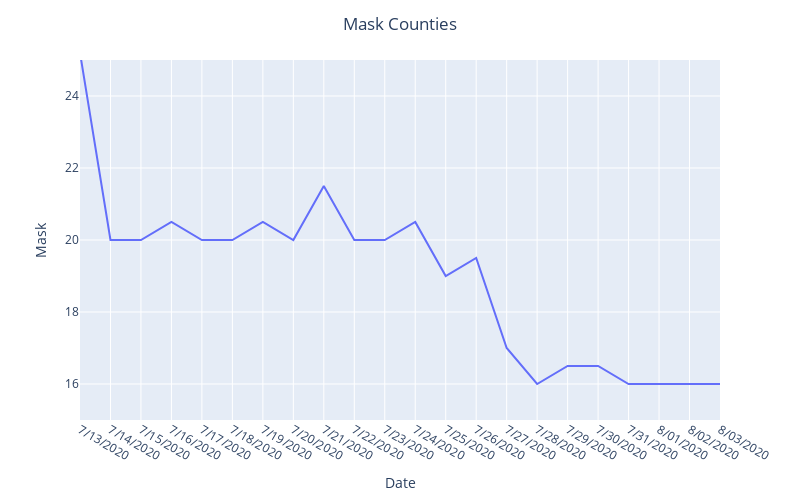

The notebook cell saved with this chart:
### Markdown cell above
3. Make a visualization of this data that is more accurate. Your visualization should more honestly tell the story.

               fig = pd.line(DF,x= ,y= )

   
5. What message is more clear in your visualization, compared to the one posted on twitter?
6. What, if any, useful information do these data and your visualization tell us about mask wearing and COVID? It’ll be difficult to set aside what you already know about mask wearing, but you should try to focus only on what this visualization tells. Feel free to also comment on whether that lines up with what you know about mask wearing.
7. Could there be confounding data? What can you actually say about the data as given?

### Code cell
fig = px.line(DF,x='date',y='count_mask')



fig.update_layout(title='Mask Counties',
                  title_x=0.5,
                  xaxis_title="Date",
                  xaxis_range=["7/13/2020", "8/03/2020"],
                  yaxis_range=["15","25"],
                  yaxis_title="Mask",
                  autosize=False,
                  width=800,
                  height=500)

fig.show()

### Figure 1 — Plotly figure (JSON) as saved in the notebook; plotly's stock layout.template omitted (floating-point values rounded to 4 significant figures)
{"data": [{"hovertemplate": "date=%{x}<br>count_mask=%{y}<extra></extra>", "legendgroup": "", "line": {"color": "#636efa", "dash": "solid"}, "marker": {"symbol": "circle"}, "mode": "lines", "name": "", "orientation": "v", "showlegend": false, "type": "scatter", "x": ["7/13/2020", "7/14/2020", "7/15/2020", "7/16/2020", "7/17/2020", "7/18/2020", "7/19/2020", "7/20/2020", "7/21/2020", "7/22/2020", "7/23/2020", "7/24/2020", "7/25/2020", "7/26/2020", "7/27/2020", "7/28/2020", "7/29/2020", "7/30/2020", "7/31/2020", "8/01/2020", "8/02/2020", "8/03/2020"], "xaxis": "x", "y": [25.2, 20, 20, 20.5, 20, 20, 20.5, 20, 21.5, 20, 20, 20.5, 19, 19.5, 17, 16, 16.5, 16.5, 16, 16, 16, 16], "yaxis": "y"}], "layout": {"autosize": false, "height": 500, "legend": {"tracegroupgap": 0}, "margin": {"t": 60}, "title": {"text": "Mask Counties", "x": 0.5}, "width": 800, "xaxis": {"anchor": "y", "autorange": true, "domain": [0, 1], "range": [0, 21], "title": {"text": "Date"}, "type": "category"}, "yaxis": {"anchor": "x", "domain": [0, 1], "range": ["15", "25"], "title": {"text": "Mask"}, "type": "linear"}}}
